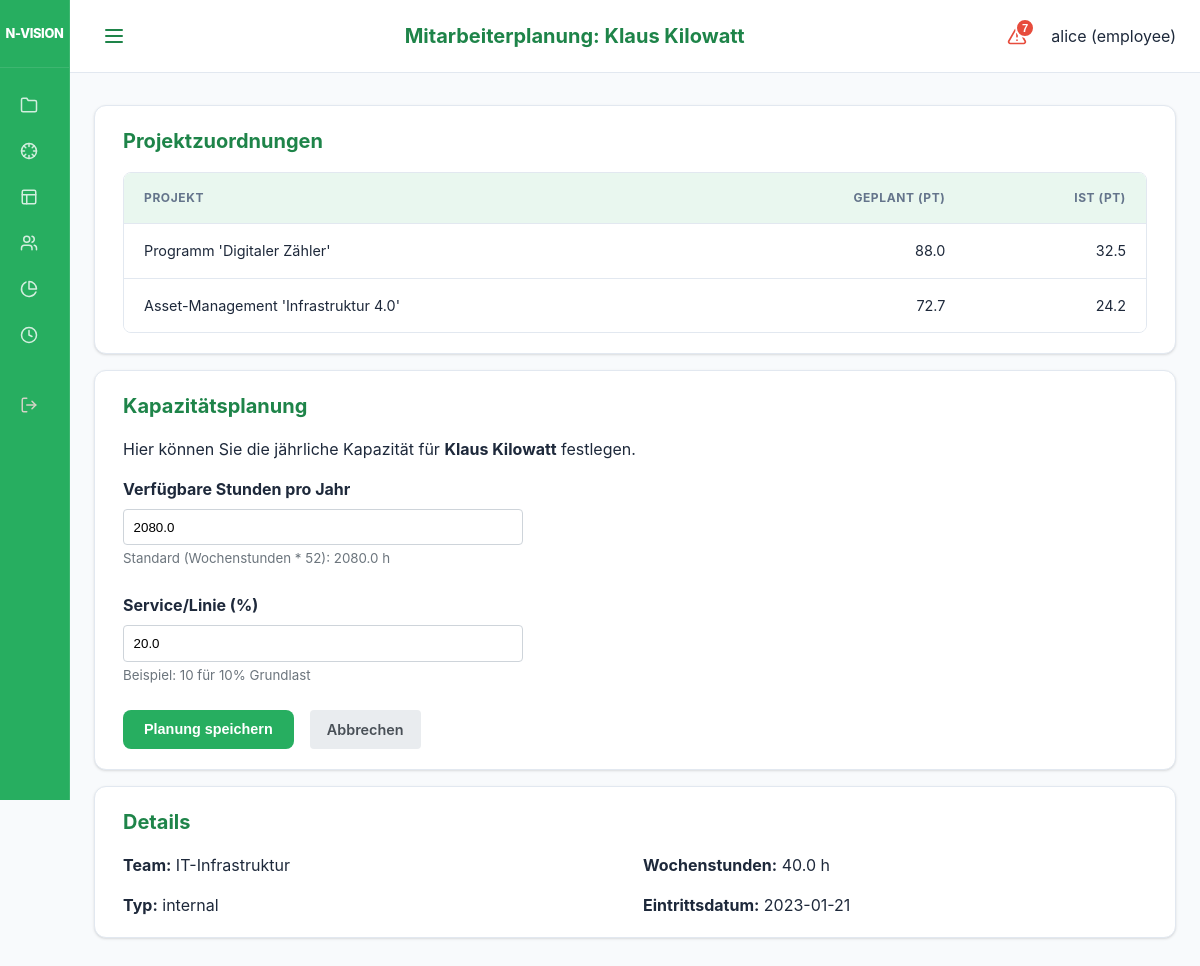
The app's page /ui/employees/3/plan (signed in) with its own data.
### models.py (models this page shows)
class User(Base):
    __tablename__ = "users"
    id = Column(Integer, primary_key=True, index=True)
    username = Column(String, unique=True, index=True)
    hashed_password = Column(String)
    role = Column(Enum(UserRole), default=UserRole.EMPLOYEE)
    employee_id = Column(Integer, ForeignKey("employees.id"), nullable=True)
    is_active = Column(Boolean, default=True)
    employee = relationship("Employee", back_populates="user")

class Project(Base):
    __tablename__ = "projects"
    id = Column(Integer, primary_key=True, index=True)
    name = Column(String, index=True)
    description = Column(String, nullable=True)
    business_value = Column(String, nullable=True)
    internal_number = Column(String, nullable=True)
    division = Column(String, nullable=True) # "IT", "Netzgesellschaft", "Vertrieb", "Kraftwerk"
    start_date = Column(Date)
    end_date = Column(Date)
    priority = Column(Integer, default=1) # 1 highest
    status = Column(Enum(ProjectStatus), default=ProjectStatus.PLANNING)
    manager_id = Column(Integer, ForeignKey("employees.id"), nullable=True)
    responsible_it = Column(String, nullable=True)
    responsible_fb = Column(String, nullable=True)
    pab_approval = Column(Integer, default=0) # 0 = No, 1 = Yes (Legacy)
    pab_status = Column(Enum(PABStatus), default=PABStatus.EVALUATION)
    pab_rank = Column(Integer, default=999)
    cats_number = Column(String, nullable=True)
    pt_intern_pab = Column(Float, default=0.0)
    pt_intern_planned = Column(Float, default=0.0)
    pt_extern_planned = Column(Float, default=0.0)
    economic_score = Column(Float, default=0.0) # 0.0 to 10.0
    business_case = Column(String, nullable=True)
    steering_status = Column(Enum(SteeringStatus), default=SteeringStatus.NONE)
    steering_time = Column(Enum(SteeringStatus), default=SteeringStatus.NONE)
    steering_budget = Column(Enum(SteeringStatus), default=SteeringStatus.NONE)
    steering_quality = Column(Enum(SteeringStatus), default=SteeringStatus.NONE)
    steering_details = Column(String, nullable=True)
    steering_last_update = Column(Date, nullable=True)
    budget_total_invest = Column(Float, default=0.0)
    budget_total_unterhalt = Column(Float, default=0.0)
    has_steering_board = Column(Boolean, default=False)
    staffings = relationship("Staffing", back_populates="project")
    bookings = relationship("Booking", back_populates="project")
    milestones = relationship("Milestone", back_populates="project", cascade="all, delete-orphan")
    pab_comments = relationship("ProjectComment", back_populates="project", cascade="all, delete-orphan")
    budgets = relationship("ProjectBudget", back_populates="project", cascade="all, delete-orphan")
    steering_members = relationship("Employee", secondary="project_steering_members")

class Employee(Base):
    __tablename__ = "employees"
    id = Column(Integer, primary_key=True, index=True)
    name = Column(String, index=True)
    type = Column(Enum(ResourceType), default=ResourceType.INTERNAL)
    role_id = Column(Integer, ForeignKey("roles.id"))
    team_id = Column(Integer, ForeignKey("teams.id"))
    weekly_hours = Column(Float, default=40.0)
    annual_hours_target = Column(Float, nullable=True) # Neuer Wert für Jahresplanung
    employment_start = Column(Date)
    employment_end = Column(Date, nullable=True)
    role = relationship("Role", back_populates="employees")
    team = relationship("Team", back_populates="employees")
    staffings = relationship("Staffing", back_populates="employee")
    service_allocations = relationship("ServiceAllocation", back_populates="employee")
    absences = relationship("Absence", back_populates="employee")
    user = relationship("User", back_populates="employee", uselist=False)
    bookings = relationship("Booking", back_populates="employee")

class ServiceAllocation(Base):
    __tablename__ = "service_allocations"
    id = Column(Integer, primary_key=True, index=True)
    employee_id = Column(Integer, ForeignKey("employees.id"))
    capacity_percent = Column(Float) # e.g. 20.0 for 20%
    description = Column(String, nullable=True)
    employee = relationship("Employee", back_populates="service_allocations")

class Team(Base):
    __tablename__ = "teams"
    id = Column(Integer, primary_key=True, index=True)
    name = Column(String, unique=True, index=True)
    employees = relationship("Employee", back_populates="team")

### main.py (the view)
@app.get("/ui/employees/{employee_id}/plan", response_class=HTMLResponse)
def ui_employee_plan(request: Request, employee_id: int, db: Session = Depends(get_db), user: models.User = Depends(login_required)):
    employee = db.query(models.Employee).filter(models.Employee.id == employee_id).first()
    if not employee:
        raise HTTPException(status_code=404, detail="Employee not found")
    project_data = {}
    for booking in employee.bookings:
        p_id = booking.project_id
        if p_id not in project_data:
            project_data[p_id] = {"name": booking.project.name, "ist_pt": 0.0, "planned_pt": 0.0}
        project_data[p_id]["ist_pt"] += booking.hours / 8.0
    for staffing in employee.staffings:
        p_id = staffing.project_id
        if p_id not in project_data:
            project_data[p_id] = {"name": staffing.project.name, "ist_pt": 0.0, "planned_pt": 0.0}
        days = (staffing.end_date - staffing.start_date).days + 1
        workdays = days * (5/7) # Grobe Schätzung
        project_data[p_id]["planned_pt"] += workdays * staffing.capacity_fte
    return templates.TemplateResponse(
        request=request, name="employee_plan.html", context={
            "employee": employee,
            "project_data": project_data.values(),
            "active_page": "employees",
            "user": user
        }
    )

### templates/employee_plan.html (shortened to what this page needs)
{% extends "base.html" %}
{% set title = "Mitarbeiterplanung: " ~ employee.name %}
{% block content %}
<div class="card">
    <h2>Projektzuordnungen</h2>
    <div class="modern-table-wrapper">
        <table class="modern-table">
            <thead>
                <tr>
                    <th>Projekt</th>
                    <th style="text-align: right;">Geplant (PT)</th>
                    <th style="text-align: right;">IST (PT)</th>
                </tr>
            </thead>
            <tbody>
                {% for p in project_data %}
                <tr>
                    <td>{{ p.name }}</td>
                    <td style="text-align: right;">{{ p.planned_pt | round(1) }}</td>
                    <td style="text-align: right;">{{ p.ist_pt | round(1) }}</td>
                </tr>
                {% endfor %}
            </tbody>
        </table>
    </div>
</div>
<div class="card">
    <h2>Kapazitätsplanung</h2>
    <p>Hier können Sie die jährliche Kapazität für <strong>{{ employee.name }}</strong> festlegen.</p>
    <form action="/ui/employees/{{ employee.id }}/plan" method="post" style="max-width: 400px;">
        <div style="margin-bottom: 1.5rem;">
            <label for="annual_hours_target" style="display: block; margin-bottom: 0.5rem; font-weight: bold;">Verfügbare Stunden pro Jahr</label>
            <input type="number"
                   id="annual_hours_target"
                   name="annual_hours_target"
                   value="{{ employee.annual_hours_target if employee.annual_hours_target else (employee.weekly_hours * 52) }}"
                   step="1"
                   required
                   style="width: 100%; padding: 0.6rem; border: 1px solid #ced4da; border-radius: 4px;">
            <small style="color: #6c757d;">Standard (Wochenstunden * 52): {{ employee.weekly_hours * 52 }} h</small>
        </div>
        <div style="margin-bottom: 1.5rem;">
            <label for="service_capacity_percent" style="display: block; margin-bottom: 0.5rem; font-weight: bold;">Service/Linie (%)</label>
            <input type="number"
                   id="service_capacity_percent"
                   name="service_capacity_percent"
                   value="{{ employee.service_allocations[0].capacity_percent if employee.service_allocations else 0.0 }}"
                   step="1"
                   min="0"
                   max="100"
                   required
                   style="width: 100%; padding: 0.6rem; border: 1px solid #ced4da; border-radius: 4px;">
            <small style="color: #6c757d;">Beispiel: 10 für 10% Grundlast</small>
        </div>
        <div style="display: flex; gap: 1rem;">
            <button type="submit" class="btn btn-primary">Planung speichern</button>
            <a href="/ui/employees" class="btn" style="background: #e9ecef; color: #495057; text-decoration: none; padding: 0.5rem 1rem; border-radius: 4px; display: inline-block;">Abbrechen</a>
        </div>
    </form>
</div>
<div class="card">
    <h2>Details</h2>
    <div style="display: grid; grid-template-columns: 1fr 1fr; gap: 1rem;">
        <div>
            <strong>Team:</strong> {{ employee.team.name if employee.team else "Kein Team" }}
        </div>
        <div>
            <strong>Wochenstunden:</strong> {{ employee.weekly_hours }} h
        </div>
        <div>
            <strong>Typ:</strong> {{ employee.type.value }}
        </div>
        <div>
            <strong>Eintrittsdatum:</strong> {{ employee.employment_start }}
        </div>
    </div>
</div>
{% endblock %}

### templates/base.html (shortened to what this page needs)
<!DOCTYPE html>
<html lang="de">
<head>
    <link rel="stylesheet" href="https://cdnjs.cloudflare.com/ajax/libs/font-awesome/6.0.0/css/all.min.css">
    <link rel="stylesheet" href="{{ static_url('/static/styles.css') }}">
</head>
<body>
<div class="app-layout">
    <aside class="sidebar">
        <div class="sidebar-header">
            <div class="brand-title">N-VISION</div>
        </div>
        <nav class="sidebar-nav">
            <div class="nav-group">
                <a href="/ui/projects" class="{% if active_page == 'projects' %}active{% endif %}" title="Projekte">
                    <svg xmlns="http://www.w3.org/2000/svg" width="18" height="18" viewBox="0 0 24 24" fill="none" stroke="currentColor" stroke-width="2" stroke-linecap="round" stroke-linejoin="round" class="nav-icon"><path d="M22 19a2 2 0 0 1-2 2H4a2 2 0 0 1-2-2V5a2 2 0 0 1 2-2h5l2 3h9a2 2 0 0 1 2 2z"/></svg>
                </a>
                <a href="/ui/projektlenkung" class="{% if active_page == 'projektlenkung' %}active{% endif %}" title="Projektlenkung">
                </a>
                <a href="/ui/heatmap" class="{% if active_page == 'heatmap' %}active{% endif %}" title="Heatmap">
                    <svg xmlns="http://www.w3.org/2000/svg" width="18" height="18" viewBox="0 0 24 24" fill="none" stroke="currentColor" stroke-width="2" stroke-linecap="round" stroke-linejoin="round" class="nav-icon"><rect width="18" height="18" x="3" y="3" rx="2"/><path d="M3 9h18"/><path d="M9 21V9"/></svg>
                </a>
                <a href="/ui/pab" class="{% if active_page == 'pab' %}active{% endif %}" title="Public Advisory Board">
                </a>
                <a href="/ui/reports" class="{% if active_page == 'reports' %}active{% endif %}" title="Reports">
                    <svg xmlns="http://www.w3.org/2000/svg" width="18" height="18" viewBox="0 0 24 24" fill="none" stroke="currentColor" stroke-width="2" stroke-linecap="round" stroke-linejoin="round" class="nav-icon"><path d="M21.21 15.89A10 10 0 1 1 8 2.83"></path><path d="M22 12A10 10 0 0 0 12 2v10z"></path></svg>
                </a>
                {% if request.state.user and request.state.user.role.value == 'employee' %}
                <a href="/ui/bookings" class="{% if active_page == 'bookings' %}active{% endif %}" title="Stunden buchen">
                    <svg xmlns="http://www.w3.org/2000/svg" width="18" height="18" viewBox="0 0 24 24" fill="none" stroke="currentColor" stroke-width="2" stroke-linecap="round" stroke-linejoin="round" class="nav-icon"><circle cx="12" cy="12" r="10"/><polyline points="12 6 12 12 16 14"/></svg>
                </a>
                {% endif %}
            </div>
            <div class="nav-group" style="margin-top: auto;">
                <a href="/logout" class="nav-logout" title="Abmelden">
                </a>
            </div>
        </nav>
    </aside>
    <div class="main-wrapper">
        <header class="top-bar">
            <button class="menu-toggle" id="menuToggle" aria-label="Menü öffnen">
                <svg xmlns="http://www.w3.org/2000/svg" width="24" height="24" viewBox="0 0 24 24" fill="none" stroke="currentColor" stroke-width="2" stroke-linecap="round" stroke-linejoin="round"><line x1="4" x2="20" y1="12" y2="12"/><line x1="4" x2="20" y1="6" y2="6"/><line x1="4" x2="20" y1="18" y2="18"/></svg>
            </button>
            <h1 class="page-title">{{ title if title else "N-VISION" }}</h1>
            <div class="user-info" style="display: flex; align-items: center; gap: 1rem;">
                {% if request.state.user %}
                {% set criticals = get_critical_projects(request) %}
                <button class="critical-trigger" id="criticalTrigger" title="Kritische Projekte">
                    {% if criticals|length > 0 %}
                    <span class="critical-badge">{{ criticals|length }}</span>
                    {% endif %}
                </button>
                {% endif %}
                <span>{{ request.state.user.username if request.state.user else "Gast" }} ({{ request.state.user.role.value if request.state.user else "" }})</span>
            </div>
        </header>
        <main class="content-area">
            {% block content %}{% endblock %}
        </main>
    </div>
</div>
</body>
</html>

### records on screen
User: state.user "alice", state.user.role "employee"
Project: name "Programm 'Digitaler Zähler'", planned_pt "88.0", ist_pt "32.5"
Project: name "Asset-Management 'Infrastruktur 4.0'", planned_pt "72.7", ist_pt "24.2"
Employee: name "Klaus Kilowatt", annual_hours_target "2080.0", employee.weekly_hours*52 "2080.0", weekly_hours "40.0", type.value "internal", employment_start "2023-01-21"
ServiceAllocation: service_capacity_percent "20.0"
Team: team "IT-Infrastruktur"

### other values on screen
{{ title if title else "N-VISION" }} "Mitarbeiterplanung: Klaus Kilowatt"
{{ criticals|length }} "7"
